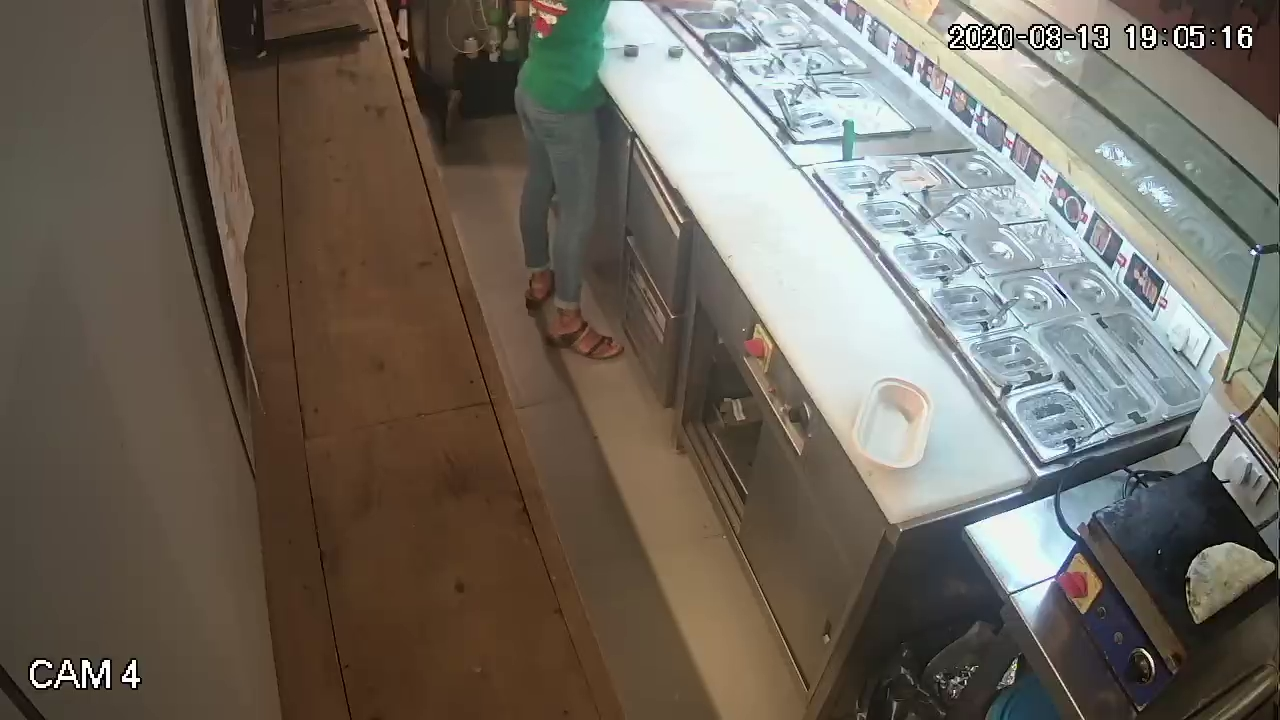
#> input picture CAM4_test.jpg, 1280 x 720 px, found by its file name
$ python CAM4_2.py
#> lines starting #> are read from the running program, lines starting #| are printed output that depends on the picture

import cv2
import imutils
import numpy as np
import joblib
from matplotlib import pyplot as plt
from skimage.metrics import structural_similarity as ssim

# Load testing image A and plot saved coordinates on it
imgA = cv2.imread("E:/ My Desktop/Softvan/NYB/CAM4_test.jpg",0)
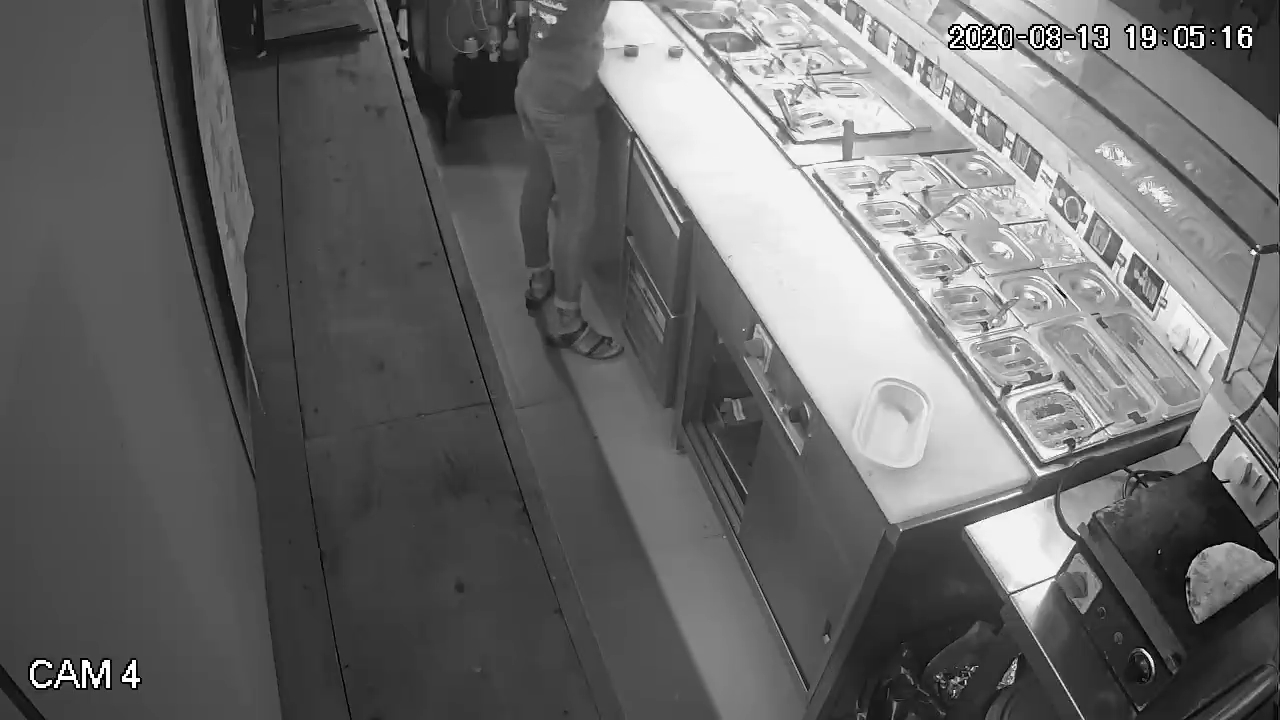
#> imgA: shape (720, 1280); min 0, max 255, mean 105.7
imgA = imutils.resize(imgA , width=500)
#> imgA: shape (281, 500)
#> (the run stopped early here; a loop or call above may not have finished)
